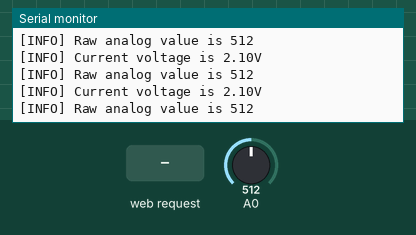
The sketch below on a simulated ESP8266 (NodeMCU). Parts: the last lines printed to the serial monitor. The test bench sets the inputs (shaded band); at power-on: A0 = 512.

Above: at 1.2 s.
1.3 s: HTTP request GET / received
2.8 s: A0 set to 716
At 3.9 s:
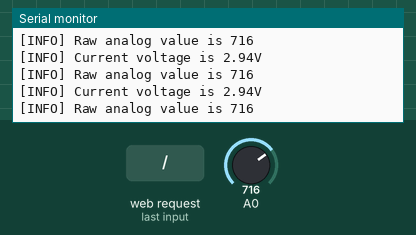
4.3 s: A0 set to 900
At 5.1 s:
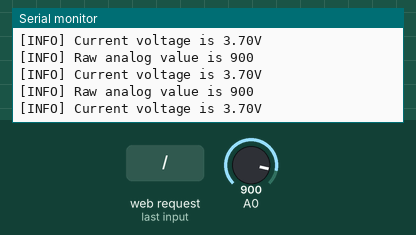
Timing chart, 0 to 7.1 s (numbered marks = the images above; inputs shaded):
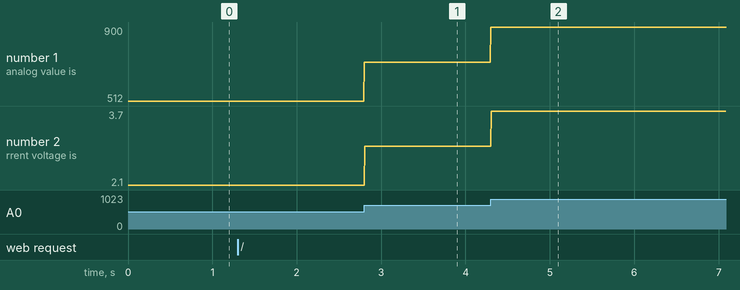

The sketch:

measure-battery-voltage.ino
```cpp
#include <ESP8266WiFi.h>
#include <ESP8266WebServer.h>

String AP_NamePrefix = "Cactus ";
const char WiFiAPPSK[] = "hutscape";

unsigned int raw = 0;
float volt = 0.0;

ESP8266WebServer server(80);

void setup() {
  Serial.begin(115200);
  pinMode(A0, INPUT);

  initAccessPoint();
}

void loop() {
  raw = analogRead(A0);
  volt = raw / 1023.0;
  volt *= 4.2;

  Serial.print("\n[INFO] Raw analog value is ");
  Serial.println(raw);

  Serial.print("[INFO] Current voltage is ");
  Serial.print(volt);
  Serial.println("V");

  server.handleClient();
}

void initAccessPoint() {
  Serial.println("\n[INFO] Configuring access point");
  WiFi.mode(WIFI_AP);

  String AP_NameString = getAPName();

  // convert String to char array
  char AP_NameChar[AP_NameString.length() + 1];
  memset(AP_NameChar, 0, AP_NameString.length() + 1);

  for (int i=0; i < AP_NameString.length(); i++)
    AP_NameChar[i] = AP_NameString.charAt(i);

  WiFi.softAP(AP_NameChar, WiFiAPPSK);

  startServer();
  Serial.print("[INFO] Started access point at IP ");
  Serial.println(WiFi.softAPIP());
}

String getAPName() {
  uint8_t mac[WL_MAC_ADDR_LENGTH];
  WiFi.softAPmacAddress(mac);
  String macID = String(mac[WL_MAC_ADDR_LENGTH - 2], HEX) +
                 String(mac[WL_MAC_ADDR_LENGTH - 1], HEX);
  macID.toUpperCase();
  return AP_NamePrefix + macID;
}

void startServer() {
  server.on("/", handleRoot);

  const char * headerkeys[] = {"User-Agent", "Cookie"};
  size_t headerkeyssize = sizeof(headerkeys)/sizeof(char*);

  server.collectHeaders(headerkeys, headerkeyssize);
  server.begin();
}

void handleRoot() {
  String content = "<h1>Check the current LiPo voltage!</h1>";
  content += "<p>Battery voltage: ";
  content += String(volt);
  content += "V</p>";

  server.send(200, "text/html", content);
  Serial.println("[INFO] Called /GET 200");
}
```

Measured:
- after the input at 2.8 s, the serial monitor: prints a new line at once (image 1)
- after the input at 4.3 s, the serial monitor: prints a new line at once (image 2)
- plotted number 1: 512 → 716 after the input at 2.8 s, 716 → 900 after the input at 4.3 s
- plotted number 2: 2.1 → 2.94 after the input at 2.8 s, 2.94 → 3.7 after the input at 4.3 s
